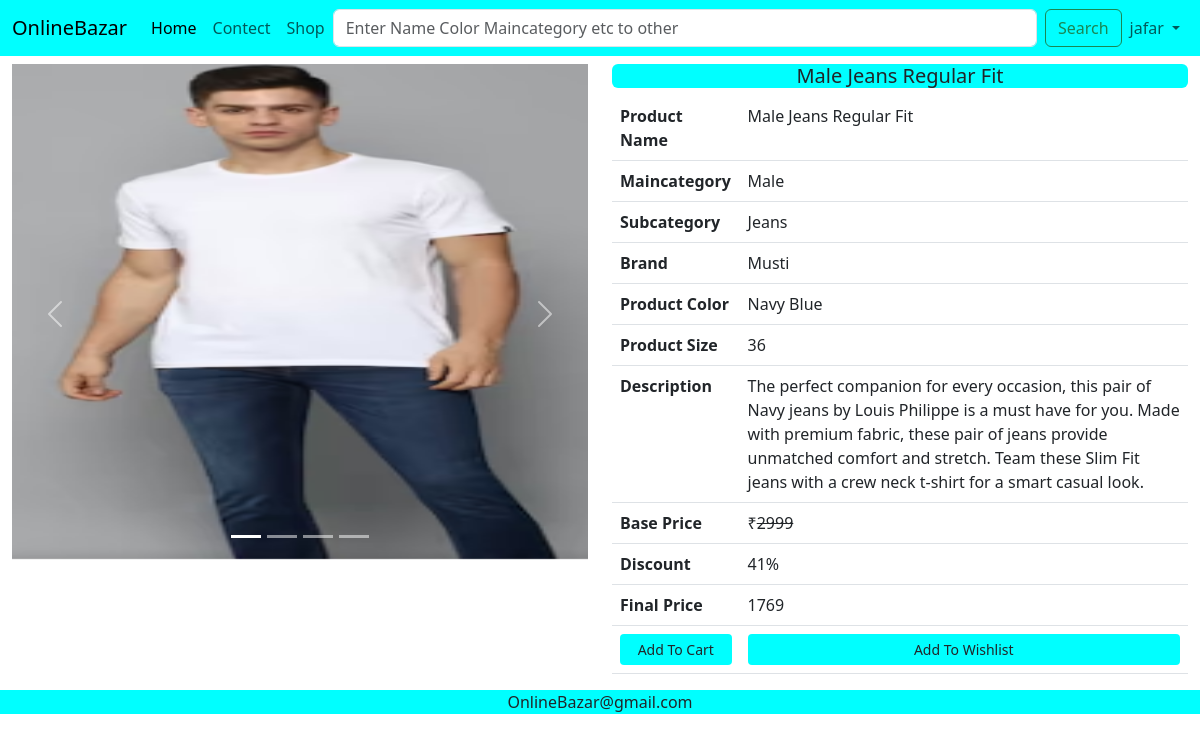
Page /single/1/ (signed in) on the committed database.
### mainapp/models.py (models this page shows, shortened)
class Product(models.Model):
    id=models.AutoField(primary_key=True)
    name=models.CharField(max_length=60)
    maincategory=models.ForeignKey(Maincategory,on_delete=models.CASCADE)
    subcategory=models.ForeignKey(Subcategory,on_delete=models.CASCADE)
    brand=models.ForeignKey(Brand,on_delete=models.CASCADE)
    color=models.CharField(max_length=20)
    size=models.CharField(max_length=20)
    description=models.TextField()
    baseprice=models.IntegerField()
    discount=models.IntegerField(default=0,null=True,blank=True)
    finalprice=models.IntegerField()
    pic1=models.ImageField(upload_to="uploads",default="",null=True,blank=True)
    pic2=models.ImageField(upload_to="uploads",default="",null=True,blank=True)
    pic3=models.ImageField(upload_to="uploads",default="",null=True,blank=True)
    pic4=models.ImageField(upload_to="uploads",default="",null=True,blank=True)

class Maincategory(models.Model):
    id=models.AutoField(primary_key=True)
    name=models.CharField(max_length=30)
    def __str__(self):
        return self.name

class Subcategory(models.Model):
    id=models.AutoField(primary_key=True)
    name=models.CharField(max_length=30)
    def __str__(self):
        return self.name

class Brand(models.Model):
    id=models.AutoField(primary_key=True)
    name=models.CharField(max_length=30)
    def __str__(self):
        return self.name

### mainapp/views.py (the view)
# urls.py: path('single/<int:id>/',views.singlepage),
def singlepage(Request,id):
    data=Product.objects.get(id=id)
    return render(Request,'single.html',{'data':data})

### mainapp/templates/single.html (shortened to what this page needs)
{% extends "home.html" %}
{% block content %}
<div class="container-fluid">
    <div class="row">
        <div class="col-md-6 mb-12">
            <div id="carouselExampleIndicators" class="carousel slide">
                <div class="carousel-indicators ">
                    <button type="button" data-bs-target="#carouselExampleIndicators" data-bs-slide-to="0"
                        class="active" aria-current="true" aria-label="Slide 1"></button>
                    <button type="button" data-bs-target="#carouselExampleIndicators" data-bs-slide-to="1"
                        aria-label="Slide 2"></button>
                    <button type="button" data-bs-target="#carouselExampleIndicators" data-bs-slide-to="2"
                        aria-label="Slide 3"></button>
                    <button type="button" data-bs-target="#carouselExampleIndicators" data-bs-slide-to="3"
                        aria-label="Slide 4"></button>
                </div>
                <div class="carousel-inner mt-2">
                    <div class="carousel-item active">
                        <img src="{{data.pic1.url}}" height="500px" class="d-block w-100" alt="...">
                    </div>
                </div>
                <button class="carousel-control-prev" type="button" data-bs-target="#carouselExampleIndicators"
                    data-bs-slide="prev">
                    <span class="carousel-control-prev-icon" aria-hidden="true"></span>
                </button>
                <button class="carousel-control-next" type="button" data-bs-target="#carouselExampleIndicators"
                    data-bs-slide="next">
                    <span class="carousel-control-next-icon" aria-hidden="true"></span>
                </button>
            </div>
        </div>
        <div class="col-md-6 mb-12">
            <h5 class="background text-center mt-2 rounded">{{data.name}}</h5>
            <div class="table-responsive">
                <table class="table">
                    <tr>
                        <th>Product Name</th>
                        <td>{{data.name}}</td>
                    </tr>
                    <tr>
                        <th>Maincategory</th>
                        <td>{{data.maincategory}}</td>
                    </tr>
                    <tr>
                        <th>Subcategory</th>
                        <td>{{data.subcategory}}</td>
                    </tr>
                    <tr>
                        <th>Brand</th>
                        <td>{{data.brand}}</td>
                    </tr>
                    <tr>
                        <th>Product Color</th>
                        <td>{{data.color}}</td>
                    </tr>
                    <tr>
                        <th>Product Size</th>
                        <td>{{data.size}}</td>
                    </tr>
                    <tr>
                        <th>Description</th>
                        <td>{{data.description}}</td>
                    </tr>
                    <tr>
                        <th>Base Price</th>
                        <td>&#8377;<del>{{data.baseprice}}</del></td>
                    </tr>
                    <tr>
                        <th>Discount</th>
                        <td>{{data.discount}}%</td>
                    </tr>
                    <tr>
                        <th>Final Price</th>
                        <td>{{data.finalprice}}</td>
                    </tr>
                    <tr>
                        <th><a href="/add-to-cart/{{data.id}}" class="btn background  mybtn w-100 btn-sm">Add To Cart</a></th>
                        <td><a href="/addtowishlist/{{data.id}}" class="btn background text-center w-100 btn-sm">Add To Wishlist</a></td>
                    </tr>
                </table>
            </div>
        </div>
    </div>
</div>
{% endblock %}

### mainapp/templates/home.html (shortened to what this page needs)
{% load static %}
<!DOCTYPE html>
<html lang="en">
<head>
    <link href="https://cdn.jsdelivr.net/npm/bootstrap@5.3.0-alpha1/dist/css/bootstrap.min.css" rel="stylesheet"
>
        <link rel="stylesheet" href="https://cdn.jsdelivr.net/npm/bootstrap-icons@1.3.0/font/bootstrap-icons.css">
    <link rel="stylesheet" href="{% static 'CSS/style.css'%}">
</head>
<body>
    <nav class="navbar navbar-expand-lg background sticky-top">
        <div class="container-fluid">
            <a class="navbar-brand" href="/">OnlineBazar</a>
            <div class="collapse navbar-collapse" id="navbarSupportedContent">
                <ul class="navbar-nav me-auto mb-2 mb-lg-0">
                    <li class="nav-item">
                        <a class="nav-link active" aria-current="page" href="/">Home</a>
                    </li>
                    <li class="nav-item">
                        <a class="nav-link" href="/contect/">Contect</a>
                    </li>
                    <li class="nav-item">
                        <a class="nav-link" href="/shop/All/All/All">Shop</a>
                    </li>
                </ul>
                <form class="d-flex w-100" role="search" action="/search/" method="post">
                    <input class="form-control me-2" type="search" placeholder="Enter Name Color Maincategory etc to other" name="search" aria-label="Search">
                    <button class="btn btn-outline-success" type="submit">Search</button>
                </form>
                <ul class="navbar-nav me-auto mb-2 mb-lg-0">
                    <li class="nav-item dropdown">
                        <a class="nav-link dropdown-toggle" href="#" role="button" data-bs-toggle="dropdown"
                            aria-expanded="false">
                            {{request.user.username}}
                        </a>
                        {% if request.user.is_authenticated %}
                    </li>
                    {% else %}
                    <li class="nav-item">
                        <a class="nav-link" href="/login/">Login</a>
                    </li>
                    {% endif %}
            </div>
        </div>
    </nav>
    {% block content %}{% endblock %}
    <footer class="background text-center">OnlineBazar@gmail.com</footer>
</body>
</html>

### mainapp/static/CSS/style.css (style rules this page uses)
.background { background-color: aqua; }

### rows in the picture
Product: pic1 (picture), name "Male Jeans Regular Fit", maincategory "Male", subcategory "Jeans", brand "Musti", color "Navy Blue", size "36", description "The perfect companion for every occasion, this pair of Navy jeans by Louis Philippe is a must have for you. Made with premium fabric, these pair of jeans provide unmatched comfort and stretch. Team these Slim Fit jeans with a crew neck t-shirt for a smart casual look.", baseprice "2999", discount "41", finalprice "1769"

### other values in the picture
{{ request.user.username }} "jafar"
